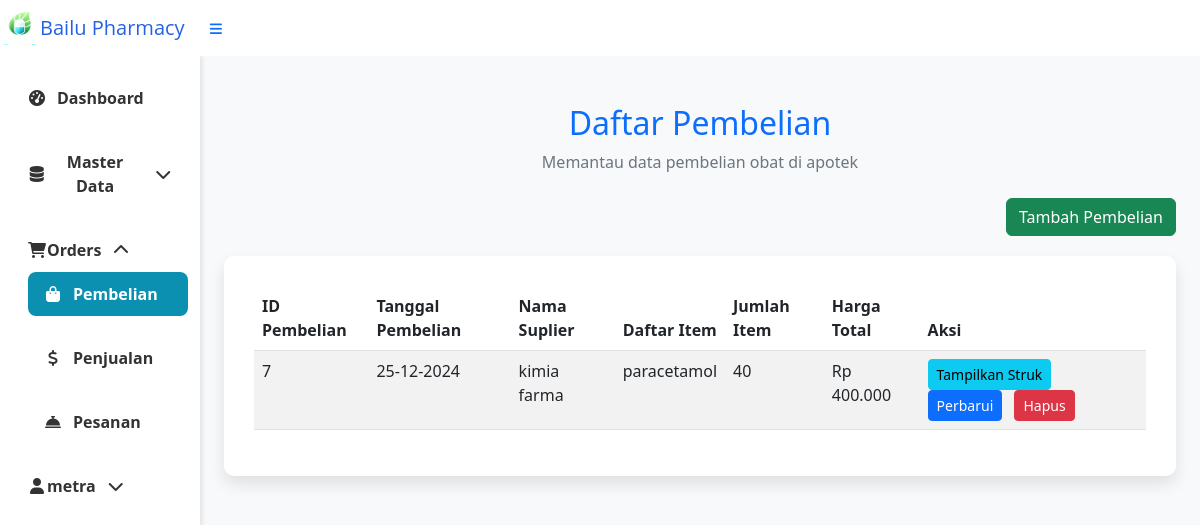
Before: /index.php?page=pembelian (signed in) with the older database file.
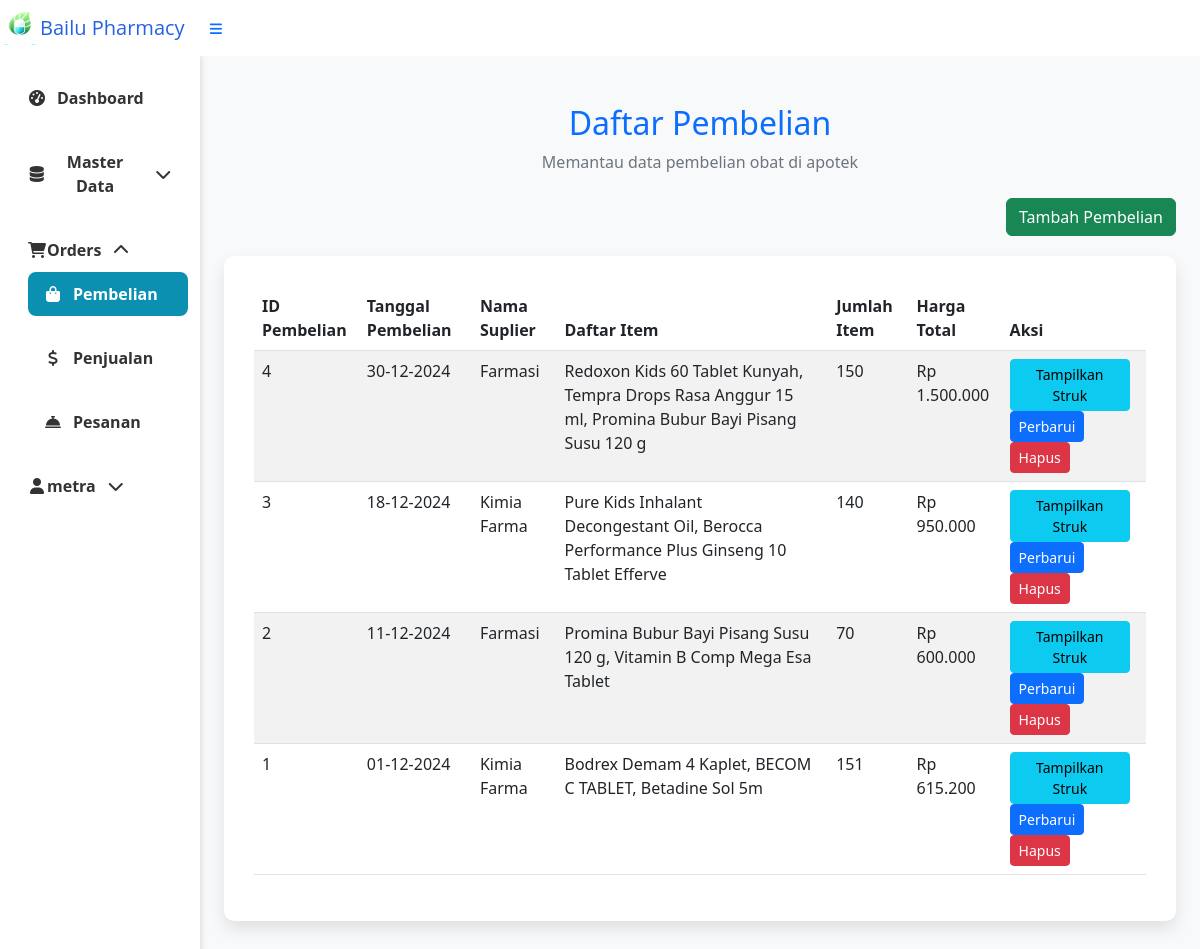
After: the same page with the newer database file.
### tables this page shows
CREATE TABLE `tb_pembelian` (
  `Id_pembelian` int(5) NOT NULL AUTO_INCREMENT,
  `tanggal_pembelian` date NOT NULL,
  `total_item` int(5) NOT NULL,
  `total_harga` int(10) NOT NULL,
  `Total_bayar` int(8) NOT NULL,
  `kembalian` int(8) NOT NULL,
  `Id_suplier` int(3) NOT NULL,
  PRIMARY KEY (`Id_pembelian`),
  KEY `Id_suplier` (`Id_suplier`),
  CONSTRAINT `tb_pembelian_ibfk_2` FOREIGN KEY (`Id_suplier`) REFERENCES `tb_suplier` (`Id_suplier`)
);

CREATE TABLE `tb_suplier` (
  `Id_suplier` int(3) NOT NULL AUTO_INCREMENT,
  `Nama_suplier` varchar(15) NOT NULL,
  `Alamat` varchar(15) NOT NULL,
  `email` varchar(15) NOT NULL,
  `no_tlp` varchar(15) NOT NULL,
  PRIMARY KEY (`Id_suplier`)
);

### pembelian.php (the view, shortened to what this page needs)
<?php
$mysqli = new mysqli("localhost", "root", "", "apotek");
$query = "
    SELECT
    p.Id_pembelian AS ID_pembelian,
    p.tanggal_pembelian AS tanggal,
    sp.Nama_suplier AS suplier,
    GROUP_CONCAT(o.Nama_Obat SEPARATOR ', ') AS Daftar_Item,
    GROUP_CONCAT(CONCAT(o.Nama_Obat, ';', pd.jumlah_item, ';', pd.harga_satuan) SEPARATOR ', ') AS Rincian_Item,
    p.total_item AS Item,
    p.total_harga AS Harga,
    p.Total_bayar AS Total_bayar,
    p.kembalian AS Kembalian,
    pd.Id_obat AS Id_obat
FROM
    tb_pembelian p
JOIN
    tb_suplier sp ON p.Id_suplier = sp.Id_suplier
JOIN
    tb_pembelian_detail pd ON p.Id_pembelian = pd.Id_pembelian
JOIN
    tb_obat o ON pd.Id_obat = o.Id_Obat
GROUP BY
    p.Id_pembelian
ORDER BY
    p.tanggal_pembelian DESC;
";
$result = $mysqli->query($query);
?>
<!DOCTYPE html>
<html lang="id">
<head>
    <link href="https://cdn.jsdelivr.net/npm/bootstrap@5.3.0/dist/css/bootstrap.min.css" rel="stylesheet">
</head>
<body>
    <div class="container my-5">
        <div class="mb-4 text-center">
            <h2 class="text-primary">Daftar Pembelian</h2>
            <p class="text-secondary">Memantau data pembelian obat di apotek</p>
        </div>
        <div class="d-grid gap-2 d-md-flex justify-content-md-end btn-custom">
            <a class="btn btn-success" href="index.php?page=pembelian.form&action=add" role="button">Tambah Pembelian</a>
        </div>
        <div class="table-wrapper">
            <table class="table table-striped table-hover">
                <thead class="table-header">
                    <tr>
                        <th scope="col">ID Pembelian</th>
                        <th scope="col">Tanggal Pembelian</th>
                        <th scope="col">Nama Suplier</th>
                        <th scope="col">Daftar Item</th>
                        <th scope="col">Jumlah Item</th>
                        <th scope="col">Harga Total</th>
                        <th scope="col">Aksi</th>
                    </tr>
                </thead>
                <tbody>
                    <?php if ($result->num_rows > 0): ?>
                        <?php foreach ($result as $row): ?>
                            <tr>
                                <td><?= htmlspecialchars($row['ID_pembelian']) ?></td>
                                <td><?= htmlspecialchars(date("d-m-Y", strtotime($row['tanggal']))) ?></td>
                                <td><?= htmlspecialchars($row['suplier']) ?></td>
                                <td><?= htmlspecialchars($row['Daftar_Item']) ?></td>
                                <td><?= htmlspecialchars($row['Item']) ?></td>
                                <td>Rp <?= number_format($row['Harga'], 0, ',', '.') ?></td>
                                <td>
                                    <button type="button"
                                        class="btn btn-info btn-sm me-2"
                                        onclick='tampilkanPembelian(<?= json_encode($row) ?>)'>
                                        Tampilkan Struk
                                    </button>
                                    <a class="btn btn-primary btn-sm me-2"
                                        href="index.php?page=pembelian.form&Id_pembelian=<?= urlencode($row['ID_pembelian']) ?>&action=edit">
                                        Perbarui
                                    </a>
                                    <form action="pembelian.action.php" method="POST" class="d-inline">
                                        <button type="submit" class="btn btn-danger btn-sm"
                                            onclick="return confirm('Ingin menghapus data ini?');">
                                            Hapus
                                        </button>
                                    </form>
                                </td>
                            </tr>
                        <?php endforeach; ?>
                    <?php else: ?>
                        <tr>
                            <td colspan="7" class="no-data">Tidak ada data yang ditemukan.</td>
                        </tr>
                    <?php endif; ?>
                </tbody>
            </table>
        </div>
    </div>
</body>
</html>

### index.php (shortened to what this page needs)
<?php
$page = isset($_GET['page']) ? $_GET['page'] : 'dashboard';
$masterDataPages = ['barangAkanKadarluarsa', 'barangkadarluarsa', 'obat', 'suplier', 'pegawai', 'pelanggan'];
$ordersPages = ['pembelian', 'penjualan', 'pesanan'];
$accountPages = ['settings'];
?>
<!DOCTYPE html>
<html lang="id">
<head>
    <link href="https://cdnjs.cloudflare.com/ajax/libs/font-awesome/6.0.0-beta3/css/all.min.css" rel="stylesheet">
    <link href="https://cdn.jsdelivr.net/npm/bootstrap@5.3.2/dist/css/bootstrap.min.css" rel="stylesheet">
</head>
<body class="sb-nav-fixed">
    <nav class="sb-topnav navbar navbar-expand navbar-dark bg-white">
        <img src="image/logo.png" alt="Logo Pharmacy" width="40" height="40">
        <a class="navbar-brand" href="index.php">
            <span style="color: #2462E1; font-family: 'Open Sans', sans-serif;">Bailu</span>
            <span style="color: #2462E1; font-family: 'Open Sans', sans-serif;">Pharmacy</span>
        </a>
        <button class="btn btn-link btn-sm order-1 order-lg-0" id="sidebarToggle" href="#">
            <i class="fas fa-bars"></i>
        </button>
    </nav>
    <div class="container-fluid">
        <div class="row">
            <div class="col-md-2 sidebar">
                <ul>
                    <li>
                        <a href="index.php?page=dashboard" class="<?php echo ($page == 'dashboard') ? 'active' : ''; ?>">
                            <i class="fas fa-tachometer-alt"></i>
                            <span class="link-text">Dashboard</span>
                        </a>
                    </li>
                    <li>
                        <button class="btn-toggle <?php echo in_array($page, $masterDataPages) ? 'active' : ''; ?>" onclick="toggleMenu('master-collapse')">
                            <div class="d-flex align-items-center">
                                <i class="fas fa-database"></i>
                                <span class="link-text">Master Data</span>
                            </div>
                            <i class="fas fa-chevron-down chevron"></i>
                        </button>
                    </li>
                    <li>
                        <button class="btn-toggle <?php echo in_array($page, $ordersPages) ? 'active' : ''; ?>" onclick="toggleMenu('orders-collapse')">
                            <div class="d-flex align-items-center">
                                <i class="fas fa-shopping-cart"></i>
                                <span class="link-text">Orders</span>
                            </div>
                            <i class="fas fa-chevron-down chevron"></i>
                        </button>
                        <div class="collapse <?php echo in_array($page, $ordersPages) ? 'show' : ''; ?>" id="orders-collapse">
                            <ul class="ps-3">
                                <li>
                                    <a href="index.php?page=pembelian" class="<?php echo ($page == 'pembelian') ? 'active' : ''; ?>">
                                        <i class="fas fa-shopping-bag"></i>
                                        <span class="link-text">Pembelian</span>
                                    </a>
                                </li>
                                <li>
                                    <a href="index.php?page=penjualan" class="<?php echo ($page == 'penjualan') ? 'active' : ''; ?>">
                                        <i class="fas fa-dollar-sign"></i>
                                        <span class="link-text">Penjualan</span>
                                    </a>
                                </li>
                                <li>
                                    <a href="index.php?page=pesanan" class="<?php echo ($page == 'pesanan') ? 'active' : ''; ?>">
                                        <i class="fas fa-concierge-bell"></i>
                                        <span class="link-text">Pesanan</span>
                                    </a>
                                </li>
                            </ul>
                        </div>
                    </li>
                    <li>
                        <button class="btn-toggle <?php echo in_array($page, $accountPages) ? 'active' : ''; ?>" onclick="toggleMenu('account-collapse')">
                            <div class="d-flex align-items-center">
                                <i class="fas fa-user"></i>
                                <span class="link-text"><?php echo htmlspecialchars($_SESSION['username']); ?></span>
                            </div>
                            <i class="fas fa-chevron-down chevron"></i>
                        </button>
                    </li>
                </ul>
            </div>
            <div class="col content">
                <?php
                $page_file = $page . '.php';
                if (file_exists($page_file)) {
                    include $page_file;
                } else {
                    echo "<h1>Halaman tidak ditemukan.</h1>";
                }
                ?>
            </div>
        </div>
    </div>
</body>
</html>

### index.php (style rules this page uses)
body { background-color: #EFF6FF; font-family: 'Open Sans', sans-serif; font-weight: bold; font-size: 20px; color: #0B90B1; }
.sidebar { background-color: #FFFFFF; color: #333; min-height: 100vh; padding: 20px; box-shadow: 2px 0 5px rgba(0, 0, 0, 0.1); transition: width 0.3s; }
.sidebar ul { list-style: none; padding: 0; margin: 0; }
.sidebar ul li { margin-bottom: 20px; }
.sidebar ul li a { display: flex; align-items: center; justify-content: flex-start; gap: 10px; font-family: 'Open Sans', sans-serif; font-weight: bold; font-size: 16px; color: #333; text-decoration: none; background: none; border: none; cursor: pointer; padding: 10px 15px; border-radius: 8px; transition: background-color 0.3s, color 0.3s; }
.sidebar ul li button { display: flex; align-items: center; justify-content: space-between; gap: 10px; font-family: 'Open Sans', sans-serif; font-weight: bold; font-size: 16px; color: #333; text-decoration: none; background: none; border: none; cursor: pointer; padding: 10px 15px; border-radius: 8px; transition: background-color 0.3s, color 0.3s; }
.sidebar .collapse ul { padding-left: 25px; }
.sidebar .fas { width: 20px; text-align: center; }
.chevron { transition: transform 0.3s ease; }
.btn-toggle.active .chevron { transform: rotate(180deg); }
.sidebar ul li a.active { background-color: #0B90B1; color: #fff; }
.sidebar ul li a.active .fas { color: #fff; }

### pembelian.php (style rules this page uses)
body { background-color: #f8f9fa; }
.table-wrapper { background-color: #ffffff; padding: 30px; border-radius: 10px; box-shadow: 0 8px 16px rgba(0, 0, 0, 0.1); }
.table-header { background-color: #0d6efd; color: #ffffff; }
.btn-custom { margin-bottom: 20px; }

Changed rows visible on the page:
removed tb_pembelian: Id_pembelian "7", tanggal_pembelian "25-12-2024", Id_suplier.Nama_suplier "kimia farma", Daftar_Item "paracetamol", total_item "40", total_harga "400.000"
added tb_pembelian: Id_pembelian "4", tanggal_pembelian "30-12-2024", Id_suplier.Nama_suplier "Farmasi", Daftar_Item "Redoxon Kids 60 Tablet Kunyah, Tempra Drops Rasa Anggur 15 ml, Promina Bubur Bayi Pisang Susu 120 g", total_item "150", total_harga "1.500.000"
added tb_pembelian: Id_pembelian "3", tanggal_pembelian "18-12-2024", Id_suplier.Nama_suplier "Kimia Farma", Daftar_Item "Pure Kids Inhalant Decongestant Oil, Berocca Performance Plus Ginseng 10 Tablet Efferve", total_item "140", total_harga "950.000"
added tb_pembelian: Id_pembelian "2", tanggal_pembelian "11-12-2024", Id_suplier.Nama_suplier "Farmasi", Daftar_Item "Promina Bubur Bayi Pisang Susu 120 g, Vitamin B Comp Mega Esa Tablet", total_item "70", total_harga "600.000"
added tb_pembelian: Id_pembelian "1", tanggal_pembelian "01-12-2024", Id_suplier.Nama_suplier "Kimia Farma", Daftar_Item "Bodrex Demam 4 Kaplet, BECOM C TABLET, Betadine Sol 5m", total_item "151", total_harga "615.200"
